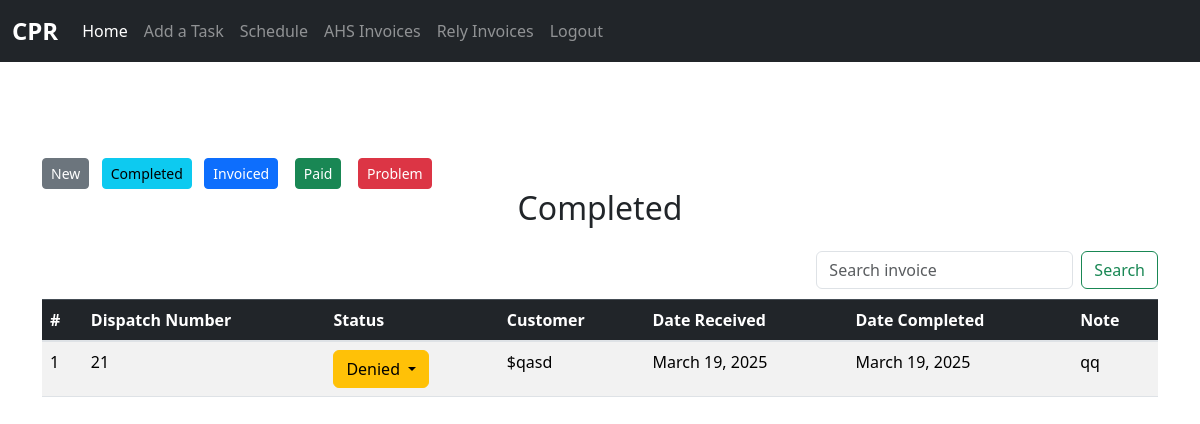
/rely/rely_invoice_completed (signed in), run on the app's committed database.
### rely_invoice/models.py (models this page shows, shortened)
class RelyCompleted(models.Model):
	dispatch_number = models.CharField(max_length=50, blank=True, null=True)
	status = models.ForeignKey(Status, null=True, blank=True, on_delete=models.SET_NULL)
	customer = models.CharField(max_length=50, blank=True, null=True)
	date_received = models.DateField(default=timezone.now)  # Date the invoice was received
	date_invoiced = models.DateField(default=timezone.now)  # Date the invoice was invoiced
	note = models.TextField(blank=False, null=False)
	amount = models.DecimalField(max_digits=20, decimal_places=2, blank=True, null=True)
	date_paid = models.DateField(default=timezone.now)
	class Meta:
		verbose_name_plural = "Invoice Completed"

class Status(models.Model):
	name = models.CharField(max_length=50, blank=True, null=False)

### rely_invoice/views.py (the view)
# urls.py: path('rely_invoice_completed', views.rely_invoice_completed, name="rely_invoice_completed"),
@login_required(login_url='login')
def rely_invoice_completed(request):
    all_invoice = RelyCompleted.objects.all().order_by('-id')
    all_statuses = Status.objects.all()
    search_results = None
    if request.method == "POST":
        inv_data = request.POST.get('inv_data', '').strip()
        messages.success(request, f"You searched {inv_data}")
        if inv_data:
            search_results = RelyCompleted.objects.filter(dispatch_number__icontains=inv_data) | \
                             RelyCompleted.objects.filter(customer__icontains=inv_data)
    context = {
        "all_invoice": all_invoice,
        "all_statuses": all_statuses,
        'search_results':search_results
    }
    return render(request, 'rely_completed.html', context)

### rely_invoice/templates/rely_completed.html (shortened to what this page needs)
{% extends 'base.html' %}
{% block content %}
	<div class="container mt-5">
		<a class="btn btn-secondary btn-sm" href="{% url 'rely_invoice' %}">New</a>&nbsp;&nbsp;
        <a class="btn btn-info btn-sm" href="{% url 'rely_invoice_completed' %}">Completed</a>&nbsp;&nbsp;
        <a class="btn btn-primary btn-sm" href="{% url 'rely_invoice_processed' %}">Invoiced</a>
        <a class="btn btn-success btn-sm" href="{% url 'rely_invoice_paid' %}">Paid</a>
        <a class="btn btn-danger btn-sm" href="{% url 'rely_invoice_problem' %}">Problem</a></br>
		<h2 style="text-align: center;" class="mb-4">Completed</h2>
	    	<div class="table-responsive">
	    		<form style="float:right;" method="POST" class="form-inline my-2 my-lg-0">
				    <input name="inv_data" class="form-control mr-sm-2" type="search" placeholder="Search invoice" aria-label="Search">
				    <button class="btn btn-outline-success my-2 my-sm-0" type="submit">Search</button>
				</form>
				<br><br>
<table class="table table-striped">
    <thead class="table-dark">
        <tr>
            <th>#</th>
            <th>Dispatch Number</th>
            <th>Status</th>
            <th>Customer</th>
            <th>Date Received</th>
            <th>Date Completed</th>
            <th>Note</th>
        </tr>
    </thead>
    <tbody>
        {% if search_results is None %}
            {% for invoice in all_invoice %}
            <tr>
                <td>{{ forloop.counter }}</td>
                <td>{{ invoice.dispatch_number }}</td>
                <td>
				    <div class="dropdown">
				        <button class="btn btn-warning dropdown-toggle" data-bs-toggle="dropdown">
				            {{ invoice.status.name }}
				        </button>
				    </div>
				</td>
                <td>${{ invoice.customer }}</td>
                <td>{{ invoice.date_received }}</td>
                <td>{{ invoice.date_invoiced }}</td>
                <td>{{ invoice.note }}</td>
            </tr>
            {% empty %}
            <tr>
                <td colspan="6" class="text-center">No invoices available.</td>
            </tr>
            {% endfor %}
        {% endif %}
    </tbody>
</table>
	    	</div>
	</div>
{% endblock %}

### data on the page
RelyCompleted: dispatch_number "21", status.name "Denied", customer "qasd", date_received "March 19, 2025", date_invoiced "March 19, 2025", note "qq"
